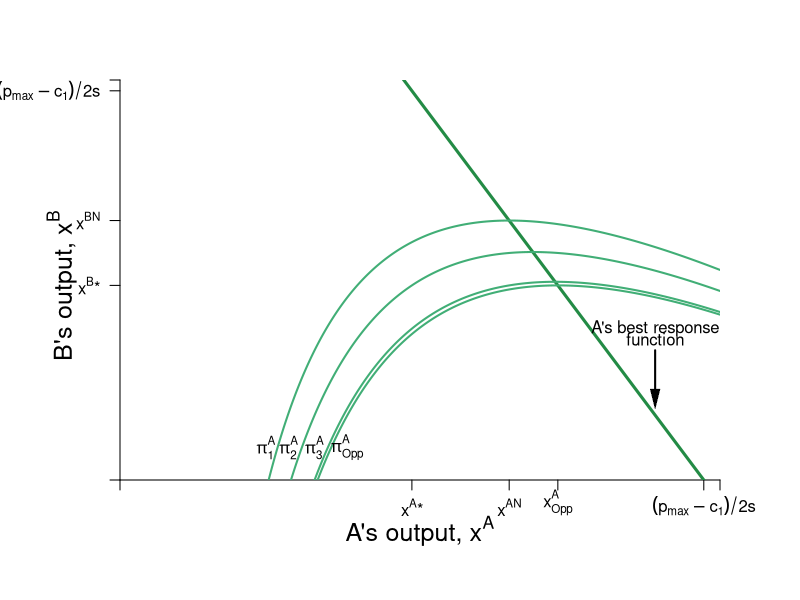

Reproduce this figure in R.
require(shape)
pdf(file = "competitionmarkets/step_by_step_graphs_9/cournot_brfs_profits_step2.pdf", width = 9, height = 7)

#Set parameters for graphics
axislabelsize <- 1.5
graphlinewidth <- 3
segmentlinewidth <- 2

COL <- c("#7fc97f", "#beaed4", "#fdc086", "#ffff99", "#386cb0", "#f0027f", "#bf5b17", "#666666")
COLA <- c("#99d8c9","#66c2a4","#41ae76", "#238b45", "#005824")
COLB <- c("#4eb3d3", "#2b8cbe", "#0868ac","#084081")

par(mar =  c(6, 6, 4, 4))

piA <- function(xa, xb, s = 0.5, pmax = 20, c1 = 2) {
  (pmax - s*xb)*xa - s*(xa)^2 - c1*xa
}

piB <- function(xa, xb, s = 0.5, pmax = 20, c1 = 2) {
  (pmax - s*xa)*xb - s*(xb)^2 - c1*xb
}

brfB <- function(xa, s = 0.5, pmax = 20, c1 = 2) {
  (pmax - c1)/(2*s) - (1/2)*xa
}

brfA <- function(xa, s = 0.5, pmax = 20, c1 = 2) {
  (pmax - c1)/s - 2*xa
}

isoA <- function(xa, s = 0.5, pmax = 20, c1 = 2, piA = 72){
  -(c1*xa - pmax*xa + s*xa^2 + piA)/(s*xa)
}

isoB1 <- function(xa, s = 0.5, pmax = 20, c1 = 2, piB = 72){
  (-sqrt((c1 - pmax + s*xa)^2 - 4*piB*s) - c1 + pmax -s*xa)/(2*s)
}

isoB2 <- function(xa, s = 0.5, pmax = 20, c1 = 2, piB = 72){
  (sqrt((c1 - pmax + s*xa)^2 - 4*piB*s) - c1 + pmax -s*xa)/(2*s)
}


#Input into Wolfram Alpha: solve for x y = 1/b - (0.5*x)/(a*b) - u/(a*b*x)

#solve for y 72 = (p - s*y)*x - s*(x)^2 - c1*x 
#solve for y 72 = (p - s*x)*y - s*(y)^2 - c1*y

xlims <- c(0, 18.5)
ylims <- c(0, 18.5)

npts <- 501 
x <- seq(xlims[1], xlims[2], length.out = npts)
y <- seq(ylims[1], ylims[2], length.out = npts) 
a <- c(72, 81, 90, 91.125)
b <- c(61, 72, 81, 90)

plot(0, 0, xlim = xlims, ylim = ylims, type = "n",
     xlab = expression(paste("")),
     ylab = expression(paste("")), 
     xaxt = "n", 
     yaxt = "n", 
     cex.lab = axislabelsize, 
     bty = "n",
     xaxs="i", 
     yaxs="i")

# ticksy <- seq(from = 0, to = ylims[2], by = 2)
# ylabels <- seq(from = 0, to = ylims[2], by = 2)
# ticksx <- seq(from = 0, to = xlims[2], by = 2)
# xlabels <- seq(from = 0, to = xlims[2], by = 2)
ticksy <- c(0, 9, 12, 18, ylims[2])
ylabels <- c(NA, expression(paste(x^{B},"*")), expression(paste(x^{BN})), expression(paste((p[max] - c[1])/2*s)), NA)
ticksx <- c(0, 9, 12, 13.5, 18, xlims[2])
xlabels <- c(NA, expression(paste(x^{A},"*")), expression(paste(x^{AN})), expression(paste(x[Opp]^{A})), expression(paste( (p[max] - c[1])/2*s )), NA)


axis(1, at = ticksx, pos = 0, labels = xlabels)
axis(2, at = ticksy, pos = 0, labels = ylabels, las = 1)

npts <- 500 
xx1 <- seq(xlims[1], xlims[2], length.out = npts)

#Pareto-improving lens
##xpoly1 <- seq(from = 5.95, to = 12, length.out = 500)
##ypoly1 <- isoA(xpoly1)
##ypoly2 <- isoB1(xpoly1)
##polygon(x = c(xpoly1, rev(xpoly1)), y = c(ypoly1, rev(ypoly2)), col=COL[4], density=NULL, border = NA)

#A's Best Response Curve
lines(xx1, brfA(xx1, s = 0.5, pmax = 20, c1 = 2), col = COLA[4], lwd = graphlinewidth)
#B's Best Response Curve
##lines(xx1, brfB(xx1, s = 0.5, pmax = 20, c1 = 2), col = COLB[4], lwd = graphlinewidth)

contour(y, x, 
        outer(x, y, piA),
        #labels = c("v1", "v2", "v3"),
        drawlabels = FALSE,
        col = COLA[3],
        #xlab = expression(paste("A's Apples, ", x)),
        #ylab = expression(paste("A's Oranges, ", y)),
        #cex.lab = axislabelsize,
        lwd = segmentlinewidth,
        levels = a, 
        xaxs="i", 
        yaxs="i", 
        add = TRUE) 

mtext(expression(paste("A's output, ", x^A)), side=1, line = 2.5, cex = axislabelsize)
text(-1.8, 9, expression(paste("B's output, ", x^B)), xpd = TRUE, cex = axislabelsize, srt = 90) 

#Add arrows:
#arrows(-0.8, 10, -0.8, 14, xpd = TRUE, length=0.1,angle=40,lwd=3)
#arrows(6.2, -1.7, 9, -1.7, xpd = TRUE, length=0.1,angle=40,lwd=3)


#contour(x, y, 
#        outer(x, y, piB),
#        #labels = c("v1", "v2", "v3"),
#        drawlabels = FALSE,
#        col = COLB[2],
##      #xlab = expression(paste("")),
#        #ylab = expression(paste("")),
#        lwd = segmentlinewidth,
##        levels = b, 
#        add = TRUE
#        #xaxs="i", 
#        #yaxs="i"
#) 


#segments(4.11765, 6.17647, 5.88, 8.88, lty = 1, col = COL[2] , lwd = graphlinewidth)
# text(7.3, 3, expression("Pareto Efficient"))
# text(7.3, 2.4, expression("Curve"))
# Arrows(7.3, 3.5, 7.3, 6.1, col = "black", lty = 1, lwd = 2, arr.type = "triangle", arr.lwd = 0.5)

#Label the iso-welfare functions for the HG, Aisha
text(4.5, 1.5, expression(pi[1]^A))
text(5.2, 1.5, expression(pi[2]^A))
text(6, 1.5, expression(pi[3]^A))
text(7, 1.5, expression(pi[Opp]^A))
#text(6.6, 8.3, expression(u[4]^A))

#Label the indifference curves for the HG, Betty
##text(11.8, 18, expression(pi[Vic]^B))
##text(10.5, 18, expression(pi[1]^B))
##text(9.4, 18, expression(pi[2]^B))
##text(8.4, 18, expression(pi[3]^B))
#text(3.4, 6.9, expression(v[4]^B))

#Label Nash Equilibrium 
###segments(0, 12, 12, 12, lty = 2, col = "gray" , lwd = segmentlinewidth)
###segments(12, 0, 12, 12, lty = 2, col = "gray" , lwd = segmentlinewidth)
###points(12, 12, pch = 16, col = "black", cex = 1.5)
#text(14, 12.4, expression(paste("Nash Equilibrium")))
###text(11.5, 11.5, expression(paste("n")))

#Checking points
#points(5.95, 5.95, pch = 16, col = "black", cex = 1.5)
##segments(8, 10, 10, 8, lty = 1, col = COL[2] , lwd = graphlinewidth)


##text(9, 9.6, expression(paste("i")))
##segments(0, 9, 13.5, 9, lty = 2, col = "gray" , lwd = segmentlinewidth)
##segments(9, 0, 9, 9, lty = 2, col = "gray" , lwd = segmentlinewidth)
##segments(13.5, 0, 13.5, 9, lty = 2, col = "gray" , lwd = segmentlinewidth)
##points(9, 9, pch = 16, col = "black", cex = 1.5)
##points(13.5, 9, pch = 16, col = "black", cex = 1.5)
##text(13.45, 9.6, expression(paste("d")))


###points(10, 8, pch = 16, col = "black", cex = 1.5)
###text(10, 8.6, expression(paste("f")))
###points(8, 10, pch = 16, col = "black", cex = 1.5)
###text(8, 10.6, expression(paste("g")))


# #Annotate Pareto Efficient Curve and relevant points

# points(6, 8, pch = 16, col = "black", cex = 1.5)
# text(6, 8.5, expression(paste("g")))
# 
# points(8, 6, pch = 16, col = "black", cex = 1.5)
# text(7, 7.5, expression(paste("i")))
# 
# points(7, 7, pch = 16, col = "black", cex = 1.5)
# text(8, 6.5, expression(paste("f")))

#points(5.84, 8.77, pch = 16, col = "black", cex = 1.5)

#A's brf
###text(2, 14, expression(paste("B's best response")))
###text(2, 13.5, expression(paste("function")))
##Arrows(2, 14.3, 2, 16.5, col = "black", lty = 1, lwd = 2, arr.type = "triangle", arr.lwd = 0.5)

#B's brf
text(16.5, 7, expression(paste("A's best response")))
text(16.5, 6.5, expression(paste("function")))
Arrows(16.5, 6, 16.5, 3.75, col = "black", lty = 1, lwd = 2, arr.type = "triangle", arr.lwd = 0.5)


dev.off()
